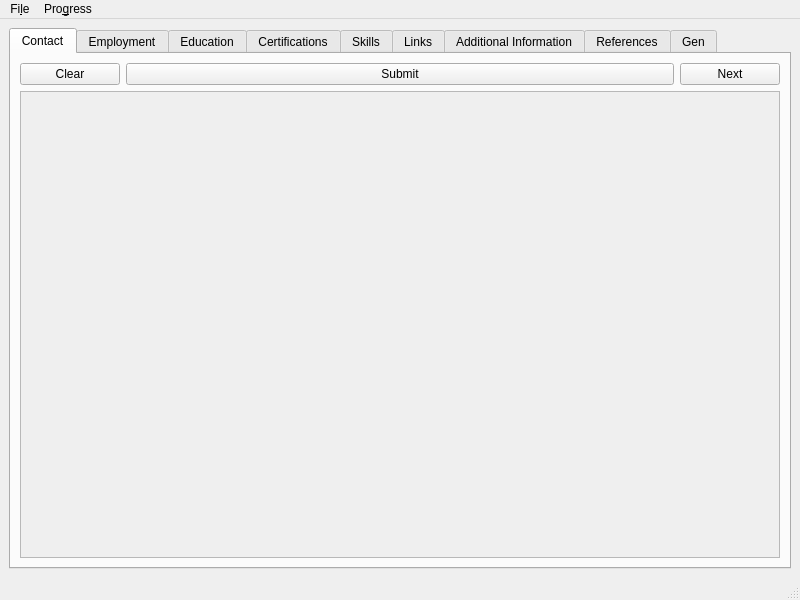
<?xml version="1.0" encoding="UTF-8"?>
<ui version="4.0">
 <class>MainWindow</class>
 <widget class="QMainWindow" name="MainWindow">
  <property name="geometry">
   <rect>
    <x>0</x>
    <y>0</y>
    <width>800</width>
    <height>600</height>
   </rect>
  </property>
  <property name="windowTitle">
   <string>ResumeBuilder</string>
  </property>
  <property name="windowIcon">
   <iconset>
    <normaloff>./icons/png/resume-builder.png</normaloff>./icons/png/resume-builder.png</iconset>
  </property>
  <widget class="QWidget" name="centralwidget">
   <layout class="QGridLayout" name="gridLayout_3">
    <item row="0" column="0">
     <layout class="QGridLayout" name="gridLayout_5">
      <item row="0" column="0">
       <widget class="QTabWidget" name="tabWidget">
        <property name="currentIndex">
         <number>0</number>
        </property>
        <widget class="QWidget" name="contact_tab">
         <attribute name="title">
          <string>Contact</string>
         </attribute>
         <layout class="QGridLayout" name="gridLayout_6">
          <item row="1" column="0">
           <layout class="QGridLayout" name="gridLayout_4">
            <item row="0" column="0">
             <widget class="QScrollArea" name="scrollArea">
              <property name="widgetResizable">
               <bool>true</bool>
              </property>
              <widget class="QWidget" name="scrollAreaWidgetContents_2">
               <property name="geometry">
                <rect>
                 <x>0</x>
                 <y>0</y>
                 <width>752</width>
                 <height>441</height>
                </rect>
               </property>
               <layout class="QGridLayout" name="gridLayout_7">
                <item row="0" column="0">
                 <layout class="QGridLayout" name="gridLayout"/>
                </item>
               </layout>
              </widget>
             </widget>
            </item>
           </layout>
          </item>
          <item row="0" column="0">
           <layout class="QGridLayout" name="gridLayout_40">
            <item row="0" column="0">
             <widget class="QPushButton" name="pushButton_2">
              <property name="sizePolicy">
               <sizepolicy hsizetype="Maximum" vsizetype="Fixed">
                <horstretch>0</horstretch>
                <verstretch>0</verstretch>
               </sizepolicy>
              </property>
              <property name="maximumSize">
               <size>
                <width>100</width>
                <height>16777215</height>
               </size>
              </property>
              <property name="text">
               <string>Clear</string>
              </property>
             </widget>
            </item>
            <item row="0" column="1">
             <widget class="QPushButton" name="pushButton_7">
              <property name="text">
               <string>Submit</string>
              </property>
             </widget>
            </item>
            <item row="0" column="2">
             <widget class="QPushButton" name="pushButton">
              <property name="sizePolicy">
               <sizepolicy hsizetype="Maximum" vsizetype="Fixed">
                <horstretch>0</horstretch>
                <verstretch>0</verstretch>
               </sizepolicy>
              </property>
              <property name="maximumSize">
               <size>
                <width>100</width>
                <height>16777215</height>
               </size>
              </property>
              <property name="text">
               <string>Next</string>
              </property>
             </widget>
            </item>
           </layout>
          </item>
         </layout>
        </widget>
        <widget class="QWidget" name="employment_tab">
         <property name="minimumSize">
          <size>
           <width>0</width>
           <height>0</height>
          </size>
         </property>
         <attribute name="title">
          <string>Employment</string>
         </attribute>
         <layout class="QGridLayout" name="gridLayout_8">
          <item row="1" column="0">
           <layout class="QGridLayout" name="gridLayout_2">
            <item row="0" column="0">
             <widget class="QScrollArea" name="scrollArea_2">
              <property name="minimumSize">
               <size>
                <width>0</width>
                <height>0</height>
               </size>
              </property>
              <property name="widgetResizable">
               <bool>true</bool>
              </property>
              <widget class="QWidget" name="scrollAreaWidgetContents">
               <property name="geometry">
                <rect>
                 <x>0</x>
                 <y>0</y>
                 <width>96</width>
                 <height>26</height>
                </rect>
               </property>
               <property name="minimumSize">
                <size>
                 <width>0</width>
                 <height>0</height>
                </size>
               </property>
               <layout class="QGridLayout" name="gridLayout_10">
                <item row="0" column="0">
                 <layout class="QGridLayout" name="gridLayout_9"/>
                </item>
               </layout>
              </widget>
             </widget>
            </item>
           </layout>
          </item>
          <item row="0" column="0">
           <layout class="QGridLayout" name="gridLayout_36">
            <item row="0" column="1">
             <widget class="QPushButton" name="pushButton_3">
              <property name="text">
               <string>New</string>
              </property>
             </widget>
            </item>
            <item row="0" column="0">
             <widget class="QPushButton" name="pushButton_5">
              <property name="text">
               <string>Previous</string>
              </property>
             </widget>
            </item>
            <item row="0" column="2">
             <widget class="QPushButton" name="pushButton_6">
              <property name="text">
               <string>Submit</string>
              </property>
             </widget>
            </item>
            <item row="0" column="3">
             <widget class="QPushButton" name="pushButton_4">
              <property name="text">
               <string>Next</string>
              </property>
             </widget>
            </item>
           </layout>
          </item>
         </layout>
        </widget>
        <widget class="QWidget" name="education_tab">
         <attribute name="title">
          <string>Education</string>
         </attribute>
         <layout class="QGridLayout" name="gridLayout_12">
          <item row="1" column="0">
           <layout class="QGridLayout" name="gridLayout_11">
            <item row="0" column="0">
             <widget class="QScrollArea" name="scrollArea_3">
              <property name="widgetResizable">
               <bool>true</bool>
              </property>
              <widget class="QWidget" name="scrollAreaWidgetContents_3">
               <property name="geometry">
                <rect>
                 <x>0</x>
                 <y>0</y>
                 <width>96</width>
                 <height>26</height>
                </rect>
               </property>
               <layout class="QGridLayout" name="gridLayout_14">
                <item row="0" column="0">
                 <layout class="QGridLayout" name="gridLayout_13"/>
                </item>
               </layout>
              </widget>
             </widget>
            </item>
           </layout>
          </item>
          <item row="0" column="0">
           <layout class="QGridLayout" name="gridLayout_35">
            <item row="0" column="0">
             <widget class="QPushButton" name="pushButton_8">
              <property name="text">
               <string>Previous</string>
              </property>
             </widget>
            </item>
            <item row="0" column="2">
             <widget class="QPushButton" name="pushButton_10">
              <property name="text">
               <string>Submit</string>
              </property>
             </widget>
            </item>
            <item row="0" column="1">
             <widget class="QPushButton" name="pushButton_9">
              <property name="text">
               <string>New</string>
              </property>
             </widget>
            </item>
            <item row="0" column="3">
             <widget class="QPushButton" name="pushButton_11">
              <property name="text">
               <string>Next</string>
              </property>
             </widget>
            </item>
           </layout>
          </item>
         </layout>
        </widget>
        <widget class="QWidget" name="cert_tab">
         <attribute name="title">
          <string>Certifications</string>
         </attribute>
         <layout class="QGridLayout" name="gridLayout_16">
          <item row="1" column="0">
           <layout class="QGridLayout" name="gridLayout_15">
            <item row="0" column="0">
             <widget class="QScrollArea" name="scrollArea_4">
              <property name="widgetResizable">
               <bool>true</bool>
              </property>
              <widget class="QWidget" name="scrollAreaWidgetContents_4">
               <property name="geometry">
                <rect>
                 <x>0</x>
                 <y>0</y>
                 <width>96</width>
                 <height>26</height>
                </rect>
               </property>
               <layout class="QGridLayout" name="gridLayout_18">
                <item row="0" column="0">
                 <layout class="QGridLayout" name="gridLayout_17"/>
                </item>
               </layout>
              </widget>
             </widget>
            </item>
           </layout>
          </item>
          <item row="0" column="0">
           <layout class="QGridLayout" name="gridLayout_34">
            <item row="0" column="0">
             <widget class="QPushButton" name="pushButton_12">
              <property name="text">
               <string>Previous</string>
              </property>
             </widget>
            </item>
            <item row="0" column="1">
             <widget class="QPushButton" name="pushButton_13">
              <property name="text">
               <string>New</string>
              </property>
             </widget>
            </item>
            <item row="0" column="2">
             <widget class="QPushButton" name="pushButton_14">
              <property name="text">
               <string>Submit</string>
              </property>
             </widget>
            </item>
            <item row="0" column="3">
             <widget class="QPushButton" name="pushButton_15">
              <property name="text">
               <string>Next</string>
              </property>
             </widget>
            </item>
           </layout>
          </item>
         </layout>
        </widget>
        <widget class="QWidget" name="skills_tab">
         <attribute name="title">
          <string>Skills</string>
         </attribute>
         <layout class="QGridLayout" name="gridLayout_20">
          <item row="1" column="0">
           <layout class="QGridLayout" name="gridLayout_19">
            <item row="0" column="0">
             <widget class="QScrollArea" name="scrollArea_5">
              <property name="widgetResizable">
               <bool>true</bool>
              </property>
              <widget class="QWidget" name="scrollAreaWidgetContents_5">
               <property name="geometry">
                <rect>
                 <x>0</x>
                 <y>0</y>
                 <width>96</width>
                 <height>26</height>
                </rect>
               </property>
               <layout class="QGridLayout" name="gridLayout_22">
                <item row="0" column="0">
                 <layout class="QGridLayout" name="gridLayout_21"/>
                </item>
               </layout>
              </widget>
             </widget>
            </item>
           </layout>
          </item>
          <item row="0" column="0">
           <layout class="QGridLayout" name="gridLayout_37">
            <item row="0" column="1">
             <widget class="QPushButton" name="pushButton_17">
              <property name="text">
               <string>New</string>
              </property>
             </widget>
            </item>
            <item row="0" column="0">
             <widget class="QPushButton" name="pushButton_16">
              <property name="text">
               <string>Previous</string>
              </property>
             </widget>
            </item>
            <item row="0" column="2">
             <widget class="QPushButton" name="pushButton_18">
              <property name="text">
               <string>Submit</string>
              </property>
             </widget>
            </item>
            <item row="0" column="3">
             <widget class="QPushButton" name="pushButton_19">
              <property name="text">
               <string>Next</string>
              </property>
             </widget>
            </item>
           </layout>
          </item>
         </layout>
        </widget>
        <widget class="QWidget" name="links_tab">
         <attribute name="title">
          <string>Links</string>
         </attribute>
         <layout class="QGridLayout" name="gridLayout_32">
          <item row="1" column="0">
           <layout class="QGridLayout" name="gridLayout_31">
            <item row="0" column="0">
             <widget class="QScrollArea" name="scrollArea_8">
              <property name="widgetResizable">
               <bool>true</bool>
              </property>
              <widget class="QWidget" name="scrollAreaWidgetContents_8">
               <property name="geometry">
                <rect>
                 <x>0</x>
                 <y>0</y>
                 <width>96</width>
                 <height>26</height>
                </rect>
               </property>
               <layout class="QGridLayout" name="gridLayout_41">
                <item row="0" column="0">
                 <layout class="QGridLayout" name="gridLayout_33"/>
                </item>
               </layout>
              </widget>
             </widget>
            </item>
           </layout>
          </item>
          <item row="0" column="0">
           <layout class="QGridLayout" name="gridLayout_42">
            <item row="0" column="0">
             <widget class="QPushButton" name="pushButton_29">
              <property name="text">
               <string>Previous</string>
              </property>
             </widget>
            </item>
            <item row="0" column="1">
             <widget class="QPushButton" name="pushButton_30">
              <property name="text">
               <string>New</string>
              </property>
             </widget>
            </item>
            <item row="0" column="2">
             <widget class="QPushButton" name="pushButton_31">
              <property name="text">
               <string>Submit</string>
              </property>
             </widget>
            </item>
            <item row="0" column="3">
             <widget class="QPushButton" name="pushButton_32">
              <property name="text">
               <string>Next</string>
              </property>
             </widget>
            </item>
           </layout>
          </item>
         </layout>
        </widget>
        <widget class="QWidget" name="additional_info_tab">
         <attribute name="title">
          <string>Additional Information</string>
         </attribute>
         <layout class="QGridLayout" name="gridLayout_24">
          <item row="1" column="0">
           <layout class="QGridLayout" name="gridLayout_23">
            <item row="0" column="0">
             <widget class="QScrollArea" name="scrollArea_6">
              <property name="widgetResizable">
               <bool>true</bool>
              </property>
              <widget class="QWidget" name="scrollAreaWidgetContents_6">
               <property name="geometry">
                <rect>
                 <x>0</x>
                 <y>0</y>
                 <width>96</width>
                 <height>26</height>
                </rect>
               </property>
               <layout class="QGridLayout" name="gridLayout_26">
                <item row="0" column="0">
                 <layout class="QGridLayout" name="gridLayout_25"/>
                </item>
               </layout>
              </widget>
             </widget>
            </item>
           </layout>
          </item>
          <item row="0" column="0">
           <layout class="QGridLayout" name="gridLayout_38">
            <item row="0" column="2">
             <widget class="QPushButton" name="pushButton_22">
              <property name="text">
               <string>Submit</string>
              </property>
             </widget>
            </item>
            <item row="0" column="1">
             <widget class="QPushButton" name="pushButton_21">
              <property name="text">
               <string>New</string>
              </property>
             </widget>
            </item>
            <item row="0" column="0">
             <widget class="QPushButton" name="pushButton_20">
              <property name="text">
               <string>Previous</string>
              </property>
             </widget>
            </item>
            <item row="0" column="3">
             <widget class="QPushButton" name="pushButton_23">
              <property name="text">
               <string>Next</string>
              </property>
             </widget>
            </item>
           </layout>
          </item>
         </layout>
        </widget>
        <widget class="QWidget" name="references_tab">
         <attribute name="title">
          <string>References</string>
         </attribute>
         <layout class="QGridLayout" name="gridLayout_28">
          <item row="1" column="0">
           <layout class="QGridLayout" name="gridLayout_27">
            <item row="0" column="0">
             <widget class="QScrollArea" name="scrollArea_7">
              <property name="widgetResizable">
               <bool>true</bool>
              </property>
              <widget class="QWidget" name="scrollAreaWidgetContents_7">
               <property name="geometry">
                <rect>
                 <x>0</x>
                 <y>0</y>
                 <width>96</width>
                 <height>26</height>
                </rect>
               </property>
               <layout class="QGridLayout" name="gridLayout_30">
                <item row="0" column="0">
                 <layout class="QGridLayout" name="gridLayout_29"/>
                </item>
               </layout>
              </widget>
             </widget>
            </item>
           </layout>
          </item>
          <item row="0" column="0">
           <layout class="QGridLayout" name="gridLayout_39">
            <item row="0" column="2">
             <widget class="QPushButton" name="pushButton_26">
              <property name="text">
               <string>Submit</string>
              </property>
             </widget>
            </item>
            <item row="0" column="1">
             <widget class="QPushButton" name="pushButton_25">
              <property name="text">
               <string>New</string>
              </property>
             </widget>
            </item>
            <item row="0" column="0">
             <widget class="QPushButton" name="pushButton_24">
              <property name="text">
               <string>Previous</string>
              </property>
             </widget>
            </item>
            <item row="0" column="3">
             <widget class="QPushButton" name="pushButton_27">
              <property name="text">
               <string>Next</string>
              </property>
             </widget>
            </item>
           </layout>
          </item>
         </layout>
        </widget>
        <widget class="QWidget" name="gen_tab">
         <attribute name="title">
          <string>Gen</string>
         </attribute>
         <layout class="QGridLayout" name="gridLayout_44">
          <item row="1" column="1">
           <layout class="QGridLayout" name="gridLayout_43">
            <item row="0" column="1">
             <spacer name="verticalSpacer">
              <property name="orientation">
               <enum>Qt::Vertical</enum>
              </property>
              <property name="sizeHint" stdset="0">
               <size>
                <width>20</width>
                <height>40</height>
               </size>
              </property>
             </spacer>
            </item>
            <item row="1" column="2">
             <widget class="QPushButton" name="pushButton_28">
              <property name="maximumSize">
               <size>
                <width>200</width>
                <height>16777215</height>
               </size>
              </property>
              <property name="text">
               <string>Generate XML - References</string>
              </property>
             </widget>
            </item>
            <item row="1" column="3">
             <widget class="QPushButton" name="pushButton_37">
              <property name="maximumSize">
               <size>
                <width>200</width>
                <height>16777215</height>
               </size>
              </property>
              <property name="text">
               <string>Generate XML - Resume</string>
              </property>
             </widget>
            </item>
            <item row="1" column="1">
             <widget class="QPushButton" name="pushButton_33">
              <property name="sizePolicy">
               <sizepolicy hsizetype="Minimum" vsizetype="Fixed">
                <horstretch>0</horstretch>
                <verstretch>0</verstretch>
               </sizepolicy>
              </property>
              <property name="maximumSize">
               <size>
                <width>150</width>
                <height>16777215</height>
               </size>
              </property>
              <property name="text">
               <string>Generate JSON</string>
              </property>
             </widget>
            </item>
            <item row="2" column="2">
             <widget class="QPushButton" name="pushButton_35">
              <property name="text">
               <string>Generate PDF - References</string>
              </property>
             </widget>
            </item>
            <item row="2" column="3">
             <widget class="QPushButton" name="pushButton_34">
              <property name="maximumSize">
               <size>
                <width>200</width>
                <height>16777215</height>
               </size>
              </property>
              <property name="text">
               <string>Generate PDF - Resume</string>
              </property>
             </widget>
            </item>
            <item row="2" column="1">
             <widget class="QPushButton" name="pushButton_38">
              <property name="text">
               <string>Exit</string>
              </property>
             </widget>
            </item>
           </layout>
          </item>
          <item row="0" column="1">
           <layout class="QGridLayout" name="gridLayout_45">
            <item row="0" column="0">
             <widget class="QPushButton" name="pushButton_36">
              <property name="maximumSize">
               <size>
                <width>150</width>
                <height>16777215</height>
               </size>
              </property>
              <property name="text">
               <string>Previous</string>
              </property>
             </widget>
            </item>
            <item row="0" column="1">
             <widget class="QLineEdit" name="save"/>
            </item>
           </layout>
          </item>
         </layout>
        </widget>
       </widget>
      </item>
     </layout>
    </item>
   </layout>
  </widget>
  <widget class="QMenuBar" name="menubar">
   <property name="geometry">
    <rect>
     <x>0</x>
     <y>0</y>
     <width>800</width>
     <height>26</height>
    </rect>
   </property>
   <widget class="QMenu" name="menuFile">
    <property name="title">
     <string>Fi&amp;le</string>
    </property>
    <widget class="QMenu" name="menuimport">
     <property name="title">
      <string>&amp;Import</string>
     </property>
     <addaction name="actionImport_References"/>
     <addaction name="actionImport_Resume"/>
    </widget>
    <addaction name="menuimport"/>
    <addaction name="actionExit"/>
   </widget>
   <widget class="QMenu" name="menuProgress">
    <property name="title">
     <string>Pro&amp;gress</string>
    </property>
    <addaction name="actionPrevious"/>
    <addaction name="actionNext"/>
   </widget>
   <addaction name="menuFile"/>
   <addaction name="menuProgress"/>
  </widget>
  <widget class="QStatusBar" name="statusbar"/>
  <action name="actionExit">
   <property name="text">
    <string>&amp;Exit</string>
   </property>
   <property name="shortcut">
    <string>Ctrl+Q</string>
   </property>
  </action>
  <action name="actionPrevious">
   <property name="text">
    <string>&amp;Previous</string>
   </property>
   <property name="shortcut">
    <string>Alt+P</string>
   </property>
  </action>
  <action name="actionNext">
   <property name="text">
    <string>&amp;Next</string>
   </property>
   <property name="shortcut">
    <string>Alt+N</string>
   </property>
  </action>
  <action name="actionImport_References">
   <property name="text">
    <string>Import Ref&amp;erences XML</string>
   </property>
  </action>
  <action name="actionImport_Resume">
   <property name="text">
    <string>Import &amp;Resume XML</string>
   </property>
  </action>
 </widget>
 <resources/>
 <connections/>
</ui>
